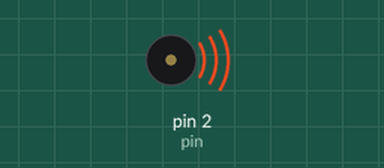
The sketch below on a simulated Arduino Uno, built with avr-gcc and run on an emulated ATmega328P. Parts: buzzer (waves = sounding).

Above: at 0.1 s.
At 32.5 s:
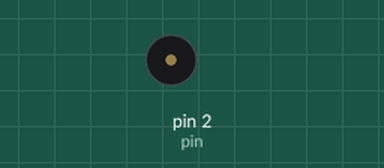
Timing chart, 0 to 34.0 s (numbered marks = the images above):
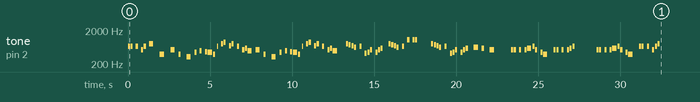

The sketch:

supermariosong.ino
```cpp
#include "pitches.h"
#define pin 2


int melody[] = {
  NOTE_E5, NOTE_E5,0, NOTE_E5,0, NOTE_C5, NOTE_E5,0,NOTE_G5,0, NOTE_G4,0,

  NOTE_C5,0, NOTE_G4,0,NOTE_E4,0,NOTE_A4,0,NOTE_B4 ,0,NOTE_AS4,NOTE_A4,
  NOTE_G4,0, NOTE_E5,0,NOTE_G5,NOTE_A5,0,NOTE_F5,NOTE_G5,0,NOTE_E5,0,NOTE_C5,NOTE_D5,NOTE_B4,0,

  NOTE_C5,0, NOTE_G4,0,NOTE_E4,0,NOTE_A4,0,NOTE_B4 ,0,NOTE_AS4,NOTE_A4,
  NOTE_G4,0, NOTE_E5,0,NOTE_G5,NOTE_A5,0,NOTE_F5,NOTE_G5,0,NOTE_E5,0,NOTE_C5,NOTE_D5,NOTE_B4,0,

  0,NOTE_G5,NOTE_FS5,NOTE_F5,NOTE_DS5,0,NOTE_E5,0,NOTE_GS4,NOTE_A4,NOTE_C5,0,NOTE_A4,NOTE_C5,NOTE_D5,
  0,NOTE_G5,NOTE_FS5,NOTE_F5,NOTE_DS5,0,NOTE_E5,0,NOTE_C6,0,NOTE_C6,NOTE_C6,0,0,0,

  0,NOTE_G5,NOTE_FS5,NOTE_F5,NOTE_DS5,0,NOTE_E5,0,NOTE_GS4,NOTE_A4,NOTE_C5,0,NOTE_A4,NOTE_C5,NOTE_D5,
  0,NOTE_DS5,0,NOTE_D5,0,NOTE_C5,0,0,0,

  NOTE_C5,NOTE_C5,0,NOTE_C5,0,NOTE_C5,NOTE_D5,NOTE_E5,NOTE_C5,0,NOTE_A4,NOTE_G4,0,
  NOTE_C5,NOTE_C5,0,NOTE_C5,0,NOTE_C5,NOTE_D5,NOTE_E5,0,0,0,0,

  NOTE_C5,NOTE_C5,0,NOTE_C5,0,NOTE_C5,NOTE_D5,NOTE_E5,NOTE_C5,0,NOTE_A4,NOTE_G4,0,
  NOTE_E5, NOTE_E5,0, NOTE_E5,0, NOTE_C5, NOTE_E5,NOTE_G5,0,0,0,0
};


int noteDurations[] = {
  8,8,8,8,8,8,8,8,4,4,4,4,              //12

  4,8,8,4,4,8,8,8,8,8,8,4,              //12
  8,16,16,8,8,8,8,8,8,8,8,8,8,8,4,8,    //16

  4,8,8,4,4,8,8,8,8,8,8,4,              //12
  8,16,16,8,8,8,8,8,8,8,8,8,8,8,4,8,    //16

  4,8,8,8,8,8,8,8,8,8,8,8,8,8,8,        //15
  4,8,8,8,8,8,8,8,8,8,8,8,8,8,8,        //15

  4,8,8,8,8,8,8,8,8,8,8,8,8,8,8,        //15
  4,4,8,8,4,4,4,4,4,                    //9

  8,8,8,8,8,8,4,8,8,8,8,4,4,            //13
  8,8,8,8,8,8,8,8,4,4,4,4,              //12

  8,8,8,8,8,8,4,8,8,8,8,4,4,            //13
  8,8,8,8,8,8,8,8,4,4,4,4               //12
};


void setup() {
  for (int thisNote = 0; thisNote < 172; thisNote++) {


    int noteDuration = 1000 / noteDurations[thisNote];
    tone(pin, melody[thisNote], noteDuration);


    int pauseBetweenNotes = noteDuration * 1.30;
    delay(pauseBetweenNotes);
    noTone(pin);
}
}


void loop() {

}
```

pitches.h
```cpp
#define NOTE_B0  31
#define NOTE_C1  33
#define NOTE_CS1 35
#define NOTE_D1  37
#define NOTE_DS1 39
#define NOTE_E1  41
#define NOTE_F1  44
#define NOTE_FS1 46
#define NOTE_G1  49
#define NOTE_GS1 52
#define NOTE_A1  55
#define NOTE_AS1 58
#define NOTE_B1  62
#define NOTE_C2  65
#define NOTE_CS2 69
#define NOTE_D2  73
#define NOTE_DS2 78
#define NOTE_E2  82
#define NOTE_F2  87
#define NOTE_FS2 93
#define NOTE_G2  98
#define NOTE_GS2 104
#define NOTE_A2  110
#define NOTE_AS2 117
#define NOTE_B2  123
#define NOTE_C3  131
#define NOTE_CS3 139
#define NOTE_D3  147
#define NOTE_DS3 156
#define NOTE_E3  165
#define NOTE_F3  175
#define NOTE_FS3 185
#define NOTE_G3  196
#define NOTE_GS3 208
#define NOTE_A3  220
#define NOTE_AS3 233
#define NOTE_B3  247
#define NOTE_C4  262
#define NOTE_CS4 277
#define NOTE_D4  294
#define NOTE_DS4 311
#define NOTE_E4  330
#define NOTE_F4  349
#define NOTE_FS4 370
#define NOTE_G4  392
#define NOTE_GS4 415
#define NOTE_A4  440
#define NOTE_AS4 466
#define NOTE_B4  494
#define NOTE_C5  523
#define NOTE_CS5 554
#define NOTE_D5  587
#define NOTE_DS5 622
#define NOTE_E5  659
#define NOTE_F5  698
#define NOTE_FS5 740
#define NOTE_G5  784
#define NOTE_GS5 831
#define NOTE_A5  880
#define NOTE_AS5 932
#define NOTE_B5  988
#define NOTE_C6  1047
#define NOTE_CS6 1109
#define NOTE_D6  1175
#define NOTE_DS6 1245
#define NOTE_E6  1319
#define NOTE_F6  1397
#define NOTE_FS6 1480
#define NOTE_G6  1568
#define NOTE_GS6 1661
#define NOTE_A6  1760
#define NOTE_AS6 1865
#define NOTE_B6  1976
#define NOTE_C7  2093
#define NOTE_CS7 2217
#define NOTE_D7  2349
#define NOTE_DS7 2489
#define NOTE_E7  2637
#define NOTE_F7  2794
#define NOTE_FS7 2960
#define NOTE_G7  3136
#define NOTE_GS7 3322
#define NOTE_A7  3520
#define NOTE_AS7 3729
#define NOTE_B7  3951
#define NOTE_C8  4186
#define NOTE_CS8 4435
#define NOTE_D8  4699
#define NOTE_DS8 4978
```
